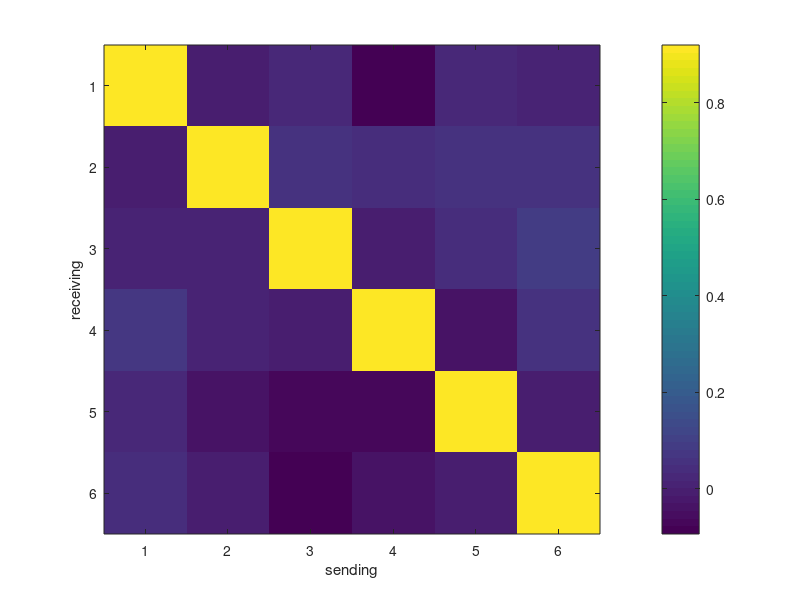
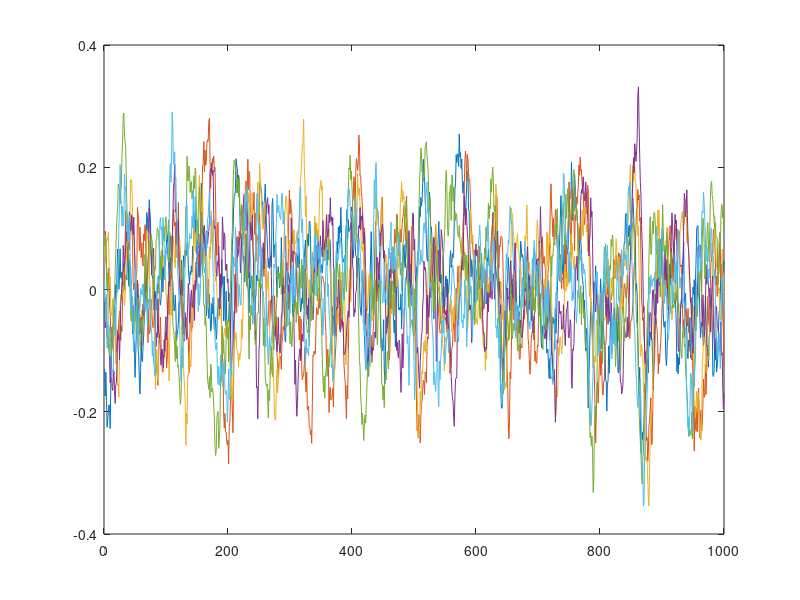
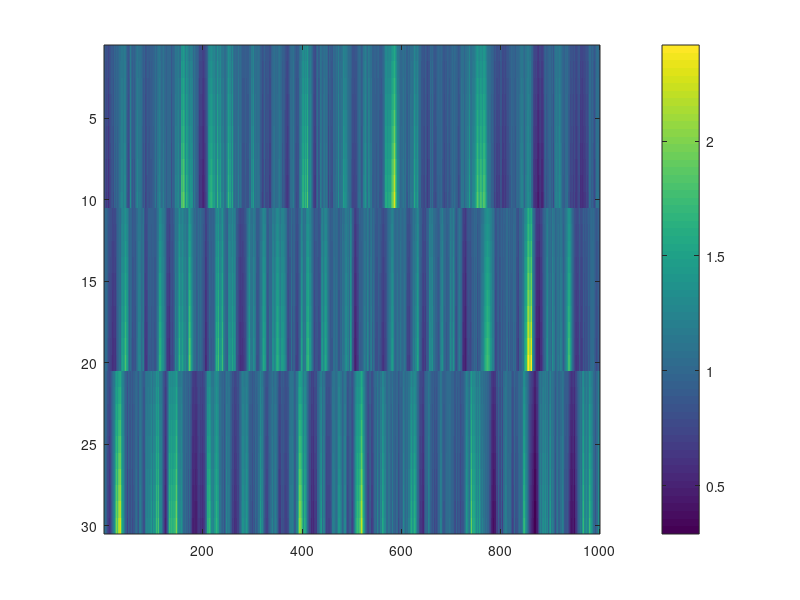
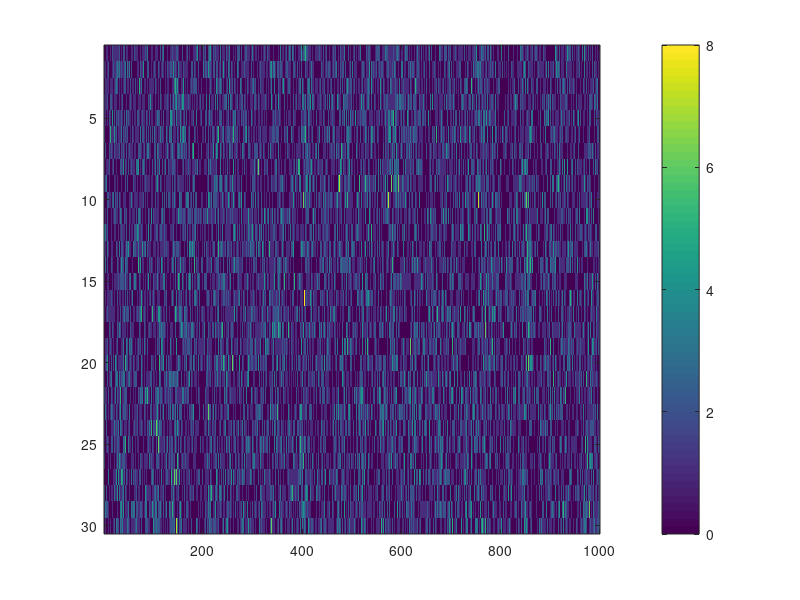

Write MATLAB code to recreate these figures, in order. (Note: this script raises an error after producing the figures.)
%% simulation
rng(2)
n = 10;
nClus = 3;
N = n*nClus;
p = 2;
T = 1000;

Lab = repelem(1:nClus, n);
pLab = repelem(1:nClus, p);

d = randn(n*nClus,1)*0;
C_trans = zeros(n*nClus, p*nClus);
for k = 1:length(Lab)
    C_trans(k, ((Lab(k)-1)*p+1):(Lab(k)*p)) = sum(Lab(1:k)==Lab(k))/sum(Lab==Lab(k))+1;
end

X = zeros(p*nClus, T);
x0 = zeros(p*nClus, 1);
Q0 = eye(nClus*p)*1e-2;
X(:,1) = mvnrnd(x0, Q0)';

b1 = ones(p,1)*0;
b2 = ones(p,1)*0;
b3 = ones(p,1)*0;
b = [b1;b2;b3];

Q1 = 1e-3*eye(p);
Q2 = 1e-3*eye(p);
Q3 = 1e-3*eye(p);
Q = blkdiag(Q1, Q2, Q3);

% 
A = eye(size(Q,1));
while any(imag(eig(A))==0)
    A= randn(size(Q));
    A = A-diag(diag(A));
	A(squareform(pdist(pLab'))==0)=0;
    A = A./sqrt(sum((A-diag(diag(A))).^2,2))*0.1;
    A = A+eye(size(Q,1))*0.92;
end

figure(1)
imagesc(A)
colorbar()
xlabel('sending')
ylabel('receiving')

% let's generate lambda
logLam = zeros(n*nClus, T);
logLam(:,1) = d + C_trans*X(:,1);

for t=2:T
    X(:, t) = mvnrnd(A*X(:, t-1) + b, Q)';
    logLam(:, t) = d + C_trans*X(:,t);
end

figure(2)
plot(X')

figure(3)
imagesc(exp(logLam))
colorbar()

Y = poissrnd(exp(logLam));
figure(4)
imagesc(Y)
colorbar()

Y = poissrnd(exp(logLam));
clusterPlot(Y, Lab)

%%
rng(3)
ng = 100;

% pre-allocation
X_fit = zeros(nClus*p, T, ng);
d_fit = zeros(N, nClus, ng);
C_fit = zeros(N, nClus*p, ng);
mudc_fit = zeros(p+1, nClus, ng);
Sigdc_fit = zeros(p+1, p+1, nClus, ng);
x0_fit = zeros(nClus*p, ng);
A_fit = zeros(nClus*p, nClus*p, ng);
b_fit = zeros(nClus*p, ng);
Q_fit = zeros(nClus*p, nClus*p, ng);


% priors
% place-holder...
Q0 = eye(nClus*p);

mux00 = zeros(nClus*p, 1);
Sigx00 = eye(nClus*p);

deltadc0 = zeros(p+1,1);
Taudc0 = eye(p+1)*1e2;

Psidc0 = eye(p+1)*1e-4;
nudc0 = p+1+2;

mubA0_mat = [zeros(nClus*p,1) eye(nClus*p)];
SigbA0 = eye(p*(1+p*nClus))*0.25;

Psi0 = eye(p)*1e-4;
nu0 = p+2;

% initials
% initial for d_fit: 0
C_raw = reshape(normrnd(0,1e-2,N*p,1), [], p);
d_tmp = zeros(N,1);
for k = unique(Lab)
    ladid_tmp = id2id(k, p);
    C_fit(Lab == k, ladid_tmp, 1) = C_raw(Lab == k, :);
    d_tmp(Lab == k) = d_fit(Lab ==k, k);
end

% mudc_fit(:,:,1) = zeros(p+1, 1);
Sigdc_fit(:,:,1:nClus,1) = repmat(eye(p+1)*1e-2,1,1,nClus);

A_fit(:,:,1) = eye(nClus*p);
% initial for b_fit: 0
Q_fit(:,:,1) = eye(nClus*p)*1e-4;


x0_fit(:,1) = lsqr(C_fit(:,:,1),(log(mean(Y(:,1:10),2))-d_tmp));
[X_tmp,~,~] = ppasmoo_poissexp_v2(Y,C_fit(:,:,1),d_tmp,...
    x0_fit(:,1),Q0,A_fit(:,:,1),b_fit(:,1),Q_fit(:,:,1));
gradHess = @(vecX) gradHessX(vecX, d_tmp, C_fit(:,:,1), x0_fit(:,1), Q0,...
    Q_fit(:,:,1), A_fit(:,:,1), b_fit(:,1), Y);
[muXvec,~,hess_tmp,~] = newtonGH(gradHess,X_tmp(:),1e-10,1000);
X_fit(:,:,1) = reshape(muXvec, [], T);



%% MCMC
for g = 2:ng
    
    disp(g)
    
    % (1) update X_fit
    % adaptive smoothing
    
    d_raw = d_fit(:,:,g-1);
    I = (1 : size(d_raw, 1)) .';
    k = sub2ind(size(d_raw), I, Lab');
    d_tmp = d_raw(k);
    C_tmp = C_fit(:,:,g-1);
    
    x0_tmp = x0_fit(:,g-1);
    A_tmp = A_fit(:,:,g-1);
    b_tmp = b_fit(:,g-1);
    Q_tmp = Q_fit(:,:,g-1);
%     X_tmp = X_fit(:,:,g-1);
    X_tmp = ppasmoo_poissexp_v2(Y,C_tmp,d_tmp,x0_tmp,Q0,A_tmp,b_tmp,Q_tmp);
%     hess_tmp = hessX(muX(:), d_tmp, C_tmp, Q0, Q_tmp, A_tmp, Y);
    
    % if use Newton?
    gradHess = @(vecX) gradHessX(vecX, d_tmp, C_tmp, x0_tmp, Q0, Q_tmp, A_tmp, b_tmp, Y);
    [muXvec,~,hess_tmp,~] = newtonGH(gradHess,X_tmp(:),1e-10,1000);
    muX = reshape(muXvec, [], T);
    
    % tic;
    % use Cholesky decomposition to sample efficiently
    R = chol(-hess_tmp,'lower'); % sparse
    z = randn(length(muX(:)), 1) + R'*muX(:);
    Xsamp = R'\z;
    X_fit(:,:,g) = reshape(Xsamp,[], T);
    % toc;
    
    % (2) update x0_fit
    Sigx0 = inv(inv(Sigx00) + inv(Q0));
    mux0 = Sigx0*(Sigx00\mux00 + Q0\X_fit(:,1,g));
    x0_fit(:,g) = mvnrnd(mux0, Sigx0)';
    % disp(x0_fit(:,g))
    
    % (3) update d_fit & C_fit
    % Laplace approximation
    
    for i = 1:N
        l = Lab(i);
        latentId = id2id(l,p);
        X_tmp = [ones(1, T) ;X_fit(latentId,:,g)]';
        
        lamdc = @(dc) exp(X_tmp*dc);
        
        derdc = @(dc) X_tmp'*(Y(i,:)' - lamdc(dc)) - Sigdc_fit(:,:,l,g-1)\(dc - mudc_fit(:,l,g-1));
        hessdc = @(dc) -X_tmp'*diag(lamdc(dc))*X_tmp - inv(Sigdc_fit(:,:,l,g-1));
        [mudc,~,niSigdc,~] = newton(derdc,hessdc,...
            [d_fit(i,l, g-1) C_fit(i,latentId,g-1)]',1e-8,1000);
        
        % tic;
        % use warm start
        % invSigdc_star = inv(Sigdc_fit(:,:,l,g-1)) + X_tmp'*diag(lamdc(mudc_fit(:,l,g-1)))*X_tmp;
        % mudc_star = mudc_fit(:,l,g-1) + invSigdc_star\(X_tmp'*(Y(i,:)' - lamdc(mudc_fit(:,l,g-1))));
        % [mudc,~,niSigdc,~] = newton(derdc,hessdc,mudc_star,1e-8,1000);
        % toc;
        
        % [mudc [d(i) C_all(i,:)]']
        
        Sigdc = -inv(niSigdc);
        Sigdc = (Sigdc + Sigdc')/2;
        dc = mvnrnd(mudc, Sigdc);
        
        % dTest(i) = mudc(1);
        % CTest(i,:) = mudc(2:end);
        d_fit(i,l,g) = dc(1);
        C_fit(i,latentId,g) = dc(2:end);
    end
    
    %     C_fit(:,:,g)
    %     d_fit(:,:,g)
    
    % (4) update mudc_fit & Sigdc_fit
%    dcRes_all = [];
    for l = unique(Lab)
        dc_tmp = [d_fit(Lab == l, l, g) C_fit(Lab == l, id2id(l,p), g)];
        invTaudc = inv(Taudc0) + sum(Lab == l)*inv(Sigdc_fit(:,:,l,g-1));
        deltadc = invTaudc\(Taudc0\deltadc0 + Sigdc_fit(:,:,l,g-1)\sum(dc_tmp,1)');
        mudc_fit(:,l,g) = mvnrnd(deltadc, inv(invTaudc));
        
        % assume different covariances 
        dcRes = dc_tmp' - mudc_fit(:,l,g);
        Psidc = Psidc0 + dcRes*dcRes';
        nudc = sum(Lab == l) + nudc0;
        Sigdc_fit(:,:,l,g) = iwishrnd(Psidc,nudc);
        
        % assume single covariance
%         dcRes_all = [dcRes_all dc_tmp' - mudc_fit(:,l,g)];
    end
    
    % assume single covariance
%     Psidc = Psidc0 + dcRes_all*dcRes_all';
%     nudc = N + nudc0;
%     Sigdc_fit(:,:,:,g) = repmat(iwishrnd(Psidc,nudc),1,1,nClus);
    
%     mudc_fit(:,:,g)
%     Sigdc_fit(:,:,:,g)
    
    % (5) update b_fit & A_fit
    for l = unique(Lab)
        
        latentId = id2id(l,p);
        mubA0 = mubA0_mat(latentId, :);
        mubA0 = mubA0(:);
        Z_tmp = X_fit(latentId,2:T,g);
        Z_tmp2 = Z_tmp(:);
        
        X_tmp = kron([ones(1,T-1); X_fit(:, 1:(T-1), g)]', eye(p));
        SigbA_tmp = inv(inv(SigbA0) + X_tmp'*kron(eye(T-1), inv(Q_fit(latentId,latentId,g-1)))*X_tmp);
        SigbA_tmp = (SigbA_tmp + SigbA_tmp')/2;
        mubA_tmp = SigbA_tmp*(inv(SigbA0)*mubA0 +...
            X_tmp'*kron(eye(T-1), inv(Q_fit(latentId,latentId,g-1)))*Z_tmp2);
        bAtmp = reshape(mvnrnd(mubA_tmp, SigbA_tmp)', [], 1+nClus*p);
        b_fit(latentId,g) = bAtmp(:,1);
        A_fit(latentId,:,g) = bAtmp(:,2:end);
    end
    
    %     [b_fit(:,g) b]
    %     imagesc(abs(A_fit(:,:,g) - A))
    %     colorbar()
    
    % (6) update Q_fit
    for l = unique(Lab)
        latentId = ((l-1)*p+1):(l*p);
        mux = A_fit(latentId,:,g)*X_fit(:,1:(T-1),g) +...
            repmat(b_fit(latentId, g), 1, T-1);
        xq = X_fit(latentId,2:T,g) - mux;
        
        PsiQ = Psi0 + xq*xq';
        nuQ = T-1 + nu0;
        Q_fit(latentId,latentId,g) = iwishrnd(PsiQ,nuQ);
    end
end
%%
idx = 50:ng;

subplot(1,2,1)
plot(mean(X_fit(:,:,idx), 3)')
subplot(1,2,2)
plot(X')

subplot(3,2,1)
plot(X(1:p,:)')
title('true')
subplot(3,2,2)
plot(mean(X_fit(1:p,:,idx), 3)')
title('fit')
subplot(3,2,3)
plot(X(p+1:2*p,:)')
subplot(3,2,4)
plot(mean(X_fit(p+1:2*p,:,idx), 3)')
subplot(3,2,5)
plot(X(2*p+1:3*p,:)')
subplot(3,2,6)
plot(mean(X_fit(2*p+1:3*p,:,idx), 3)')

subplot(1,2,1)
imagesc(A)
colorbar()
cLim = caxis;
title('true')
subplot(1,2,2)
imagesc(mean(A_fit(:,:,idx), 3))
colorbar()
set(gca,'CLim',cLim)
title('fit')

mean(d_fit(:,:,idx), 3)
mean(C_fit(:,:,idx), 3)
mean(Q_fit(:,:,idx), 3)
mean(mudc_fit(:,:,idx), 3)
mean(Sigdc_fit(:,:,:,idx), 4)

subplot(1,2,1)
imagesc(exp(C_trans*X + d))
cLim = caxis;
title('true')
colorbar()
subplot(1,2,2)
imagesc(exp(mean(C_fit(:,:,idx), 3)*mean(X_fit(:,:,idx), 3) + sum(mean(d_fit(:,:,idx), 3),2)))
set(gca,'CLim',cLim)
title('fit')
colorbar()

